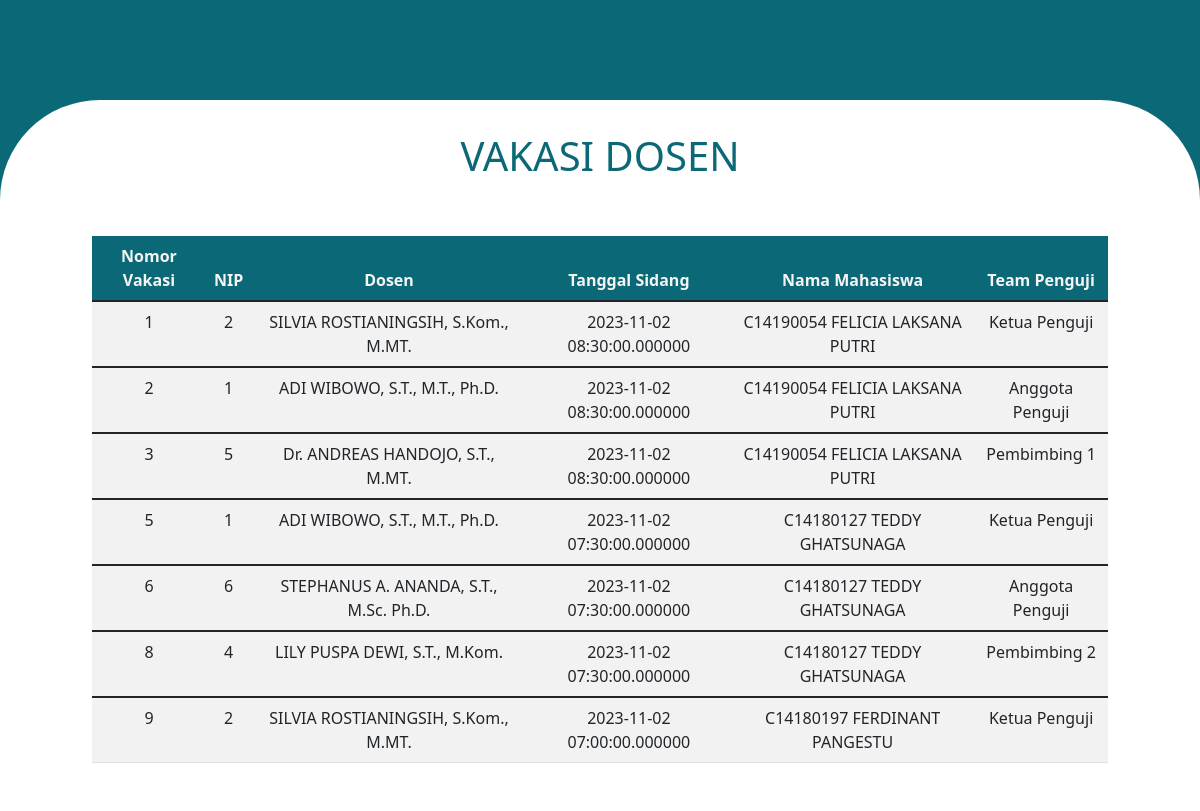
Page /vakasi.php on the earlier database version.
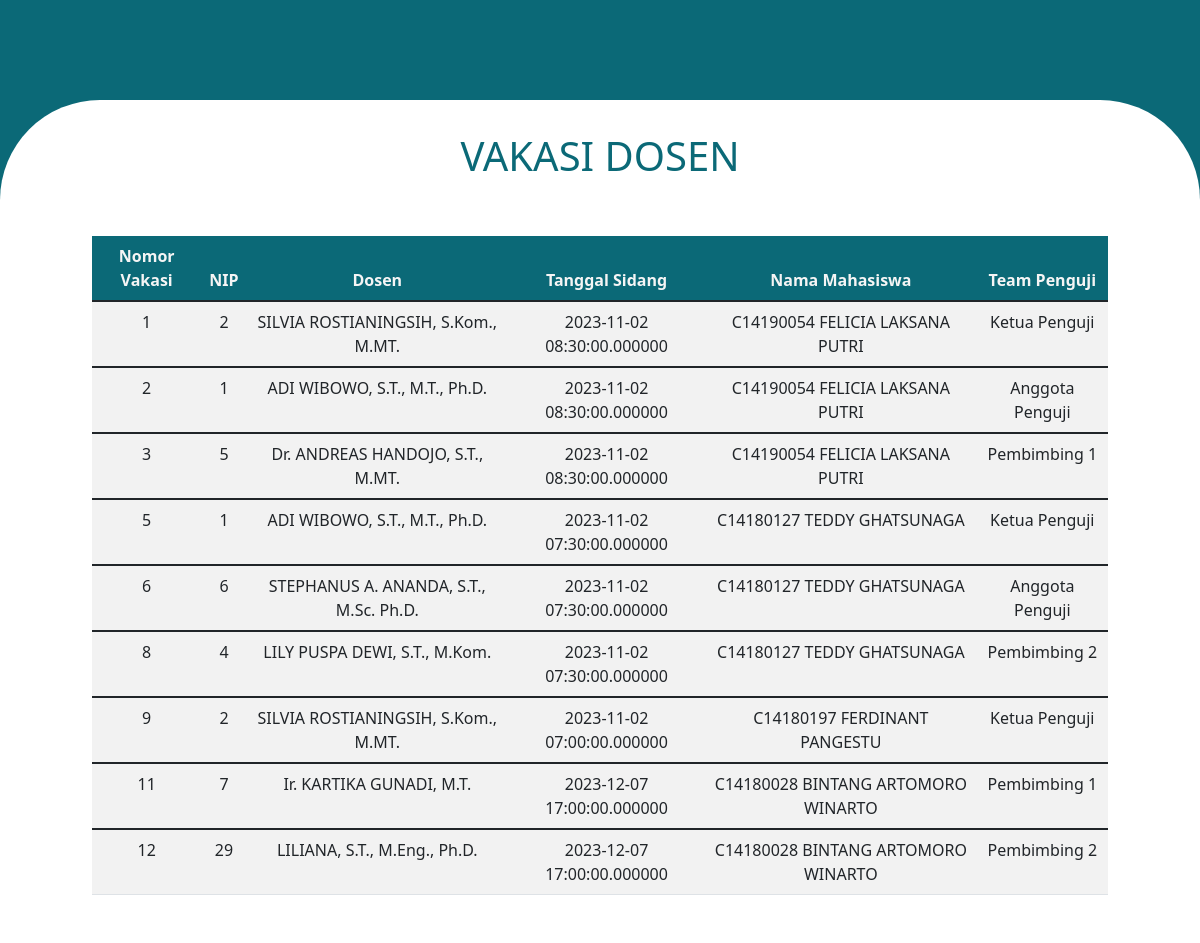
Same page on the later database version.
### tables this page shows
CREATE TABLE `vakasi` (
  `nomor_vakasi` int(10) NOT NULL,
  `nip` int(10) NOT NULL,
  `dosen` varchar(100) NOT NULL,
  `tanggal_sidang` datetime(6) NOT NULL,
  `nama_mhs` varchar(100) NOT NULL,
  `anggota_penguji` varchar(100) NOT NULL
);

### vakasi.php (the view, shortened to what this page needs)
<?php
include 'config.php';
$sql = "SELECT * FROM vakasi";
$result = mysqli_query($conn, $sql);
?>
<!DOCTYPE html>
<html lang="en">
<head>
    <link href="https://cdn.jsdelivr.net/npm/bootstrap@5.1.3/dist/css/bootstrap.min.css" rel="stylesheet">
</head>
<body style="background-color: #0B6977;">
        <div id="rectangle">
            <div class="container">
                <div class="row">
                    <div class="col-lg-12">
                        <h1 style="text-align: center; color: #0B6977" class="text-uppercase">vakasi dosen</h1>
                    </div>
                    <div class="col-lg-12 mt-5">
                        <table class="mx-auto table table-striped">
                            <thead style="background-color:#0B6977; color: whitesmoke; text-align: center;">
                                <tr>
                                    <th>Nomor Vakasi</th>
                                    <th>NIP</th>
                                    <th>Dosen</th>
                                    <th>Tanggal Sidang</th>
                                    <th>Nama Mahasiswa</th>
                                    <th>Team Penguji</th>
                                </tr>
                            </thead>
                            <?php if (mysqli_num_rows($result) > 0): ?>
                                <?php while ($row = mysqli_fetch_assoc($result)): ?>
                                <tbody style="text-align: center;">
                                    <tr>
                                        <td><?php echo $row['nomor_vakasi']; ?></td>
                                        <td><?php echo $row['nip']; ?></td>
                                        <td><?php echo $row['dosen']; ?></td>
                                        <td><?php echo $row['tanggal_sidang']; ?></td>
                                        <td><?php echo $row['nama_mhs']; ?></td>
                                        <td><?php echo $row['anggota_penguji']; ?></td>
                                    </tr>
                                </tbody>
                                <?php endwhile ?>
                            <?php endif ?>
                        </table>
                    </div>
                </div>
            </div>
        </div>
</body>
</html>

Differences in the rows shown:
added vakasi: nomor_vakasi "11", nip "7", dosen "Ir. KARTIKA GUNADI, M.T.", tanggal_sidang "2023-12-07 17:00:00.000000", nama_mhs "C14180028 BINTANG ARTOMORO WINARTO", anggota_penguji "Pembimbing 1"
added vakasi: nomor_vakasi "12", nip "29", dosen "LILIANA, S.T., M.Eng., Ph.D.", tanggal_sidang "2023-12-07 17:00:00.000000", nama_mhs "C14180028 BINTANG ARTOMORO WINARTO", anggota_penguji "Pembimbing 2"
